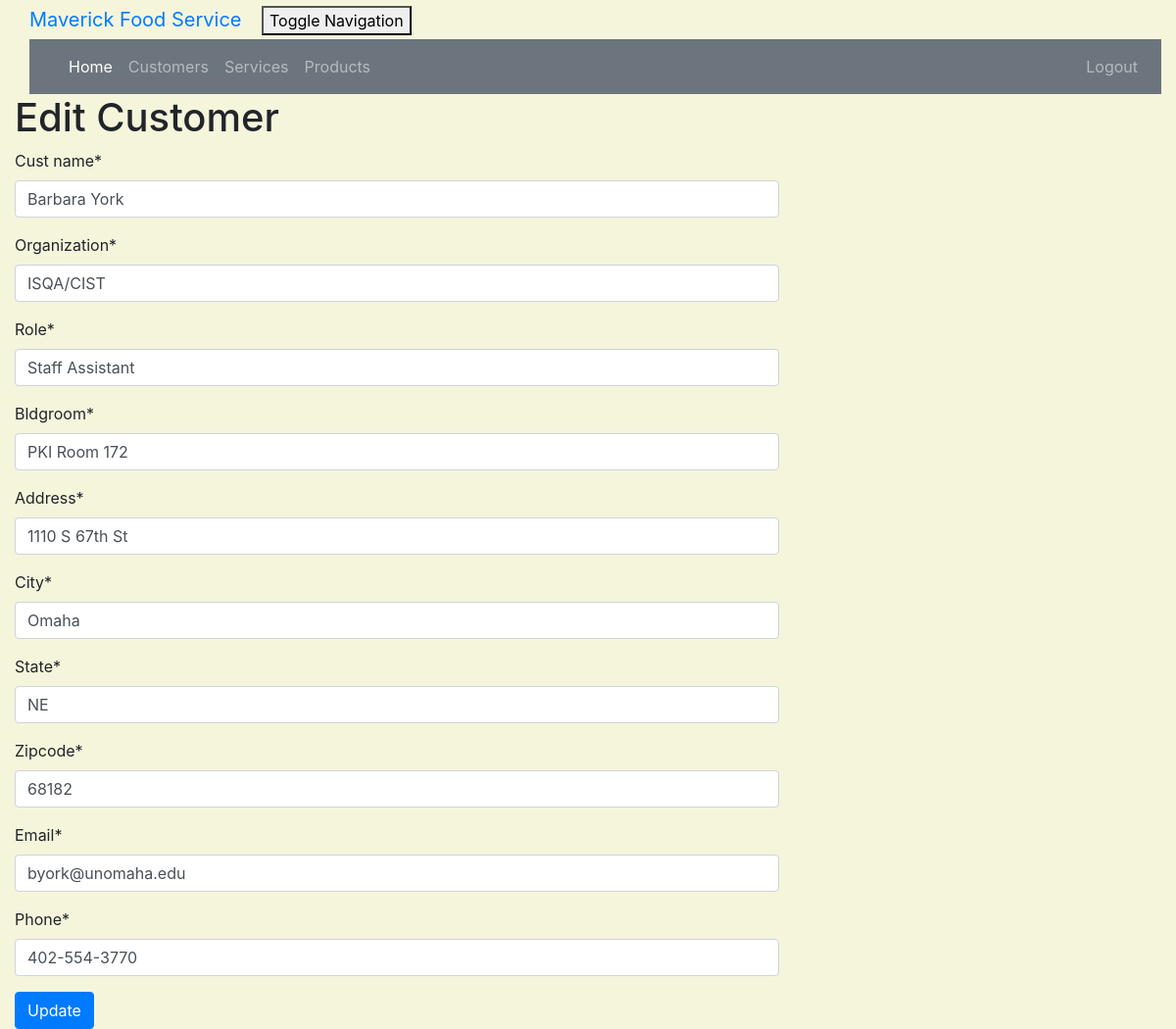
/customer/4/edit/ (signed in), run on the app's committed database.
### crm/models.py (models this page shows, shortened)
class Customer(models.Model):
    cust_name = models.CharField(max_length=50)
    email = models.EmailField(max_length=100)
    phone = models.CharField(max_length=20)
    bldgroom = models.CharField(max_length=100)
    address = models.CharField(max_length=200)
    city = models.CharField(max_length=50)
    state = models.CharField(max_length=50)
    zipcode = models.CharField(max_length=10)
    organization = models.CharField(max_length=100)
    role = models.CharField(max_length=100)

### crm/views.py (the view)
# urls.py: path('customer/<int:pk>/edit/', views.customer_edit, name='customer_edit'),
@login_required
def customer_edit(request, pk):
    customer = get_object_or_404(Customer, pk=pk)
    if request.method == "POST":
        form = CustomerForm(request.POST, instance=customer)
        if form.is_valid():
            customer = form.save(commit=False)
            customer.updated_date = timezone.now()
            customer.save()
            customer = Customer.objects.filter()
            return render(request, 'crm/customer_list.html',
                          {'customers': customer})
    else:
        form = CustomerForm(instance=customer)
    return render(request, 'crm/customer_edit.html', {'form': form})

### crm/forms.py
class CustomerForm(forms.ModelForm):
    class Meta:
        model = Customer
        fields = ( 'cust_name', 'organization', 'role', 'bldgroom', 'address', 'city', 'state', 'zipcode',
            'email', 'phone')

### crm/templates/crm/customer_edit.html (shortened to what this page needs)
<!DOCTYPE html>
<html lang="en">
{% extends 'crm/base.html' %}
{% load crispy_forms_tags %}
{% block content %}
    <h1>Edit Customer</h1>
    <form method="POST" class="customer-form">{% csrf_token %}
        {{ form|crispy }}
        <button type="submit" class="btn btn-primary">Update</button>
    </form>
{% endblock %}

### crm/static/css/portfolio.css (style rules this page uses)
body { padding-left: 15px; }

### crm/templates/crm/customer_edit.html (style rules this page uses)
body { background-color: beige; }

### data on the page
Customer: cust_name "Barbara York", organization "ISQA/CIST", role "Staff Assistant", bldgroom "PKI Room 172", address "1110 S 67th St", city "Omaha", state "NE", zipcode "68182", email "byork@unomaha.edu", phone "402-554-3770"
